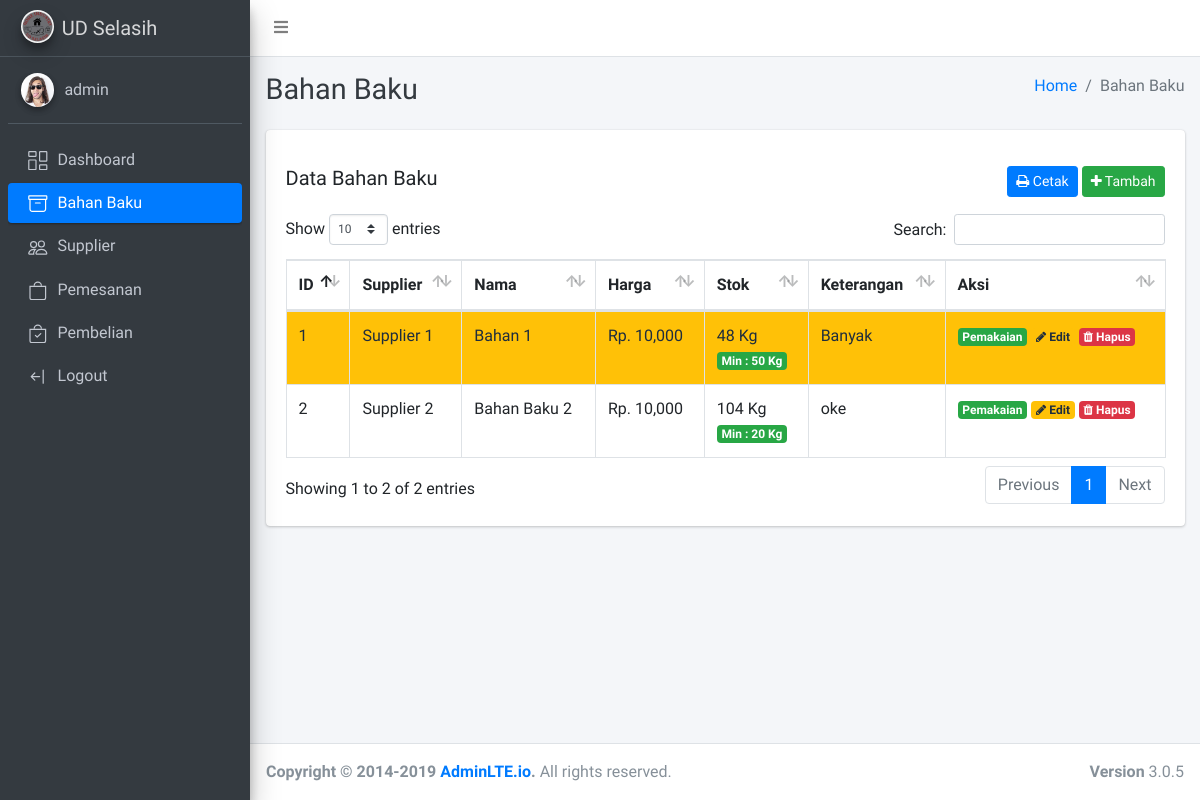
The app's page /bahan_baku/index.php (signed in) with its own data.
### tables this page shows
CREATE TABLE `tb_bahan_baku` (
  `id` int(8) NOT NULL,
  `supplier_id` int(11) NOT NULL,
  `nama_bahan_baku` varchar(30) NOT NULL,
  `harga` int(11) NOT NULL,
  `stok` int(11) NOT NULL,
  `min_stok` int(11) NOT NULL,
  `keterangan` varchar(30) DEFAULT NULL
);

CREATE TABLE `tb_supplier` (
  `id` int(11) NOT NULL,
  `nama_supplier` varchar(50) NOT NULL,
  `alamat` varchar(255) NOT NULL,
  `no_handphone` varchar(30) NOT NULL,
  `username` varchar(30) NOT NULL,
  `email` varchar(100) NOT NULL,
  `password` varchar(30) NOT NULL
);

### qb.php (called while the page is built, shortened)
<?php
require_once 'db.php';
function get($tbl){
    global $conn;
    $query = "SELECT * FROM $tbl";
    $res = $conn->query($query);
    return $res->fetch_all(MYSQLI_ASSOC);
}
function single($tbl,$id){
    global $conn;
    $id = is_numeric($id) ? $id : "'$id'";
    $query = "SELECT * FROM $tbl where id=$id";
    $res = $conn->query($query);
    return $res->fetch_assoc();
}

### bahan_baku/index.php (the view, shortened to what this page needs)
<?php
    require_once '../qb.php';
    require_once '../layouts/header.php';
    if($_SESSION['user']['level'] == 'admin')
        $bahan = get("tb_bahan_baku");
    else
        $bahan = getBy("tb_bahan_baku",['supplier_id'=>$_SESSION['user']['id']]);
?>
     <div class="content-header">
      <div class="container-fluid">
        <div class="row mb-2">
          <div class="col-sm-6">
            <h1 class="m-0 text-dark">Bahan Baku</h1>
          </div>
          <div class="col-sm-6">
            <ol class="breadcrumb float-sm-right">
              <li class="breadcrumb-item"><a href="/">Home</a></li>
              <li class="breadcrumb-item active">Bahan Baku</li>
            </ol>
          </div>
        </div>
      </div>
    </div>
    <section class="content">
        <div class="container-fluid">
<div class="row">
    <div class="col-12">
        <div class="card">
            <div class="card-body">
                <div class="d-flex justify-content-between py-3">
                    <h5>Data Bahan Baku</h5>
                    <?php if($_SESSION['user']['level'] == 'admin'): ?>
                    <div>
                    <button class="btn btn-primary btn-sm" type="button" onclick="window.print()"><i class="fa fa-print"></i> Cetak</button>
                    <a href="create.php" class="btn btn-success btn-sm"><i class="fa fa-plus"></i> Tambah</a>
                    </div>
                    <?php endif ?>
                </div>
                <div id="print">
                    <div class="text-center py-3 text-print">
                        <table width="100%">
                        </table>
                    </div>
                    <table class="table table-bordered table-stripped">
                        <thead>
                            <tr>
                                <th>ID</th>
                                <th>Supplier</th>
                                <th>Nama</th>
                                <th>Harga</th>
                                <th>Stok</th>
                                <th>Keterangan</th>
                                <th class="hide-print">Aksi</th>
                            </tr>
                        </thead>
                        <tbody>
                            <?php if(count($bahan) > 0): ?>
                                <?php
                                foreach($bahan as $bahan_baku):
                                    $bg = '';
                                    if($bahan_baku["stok"] <= $bahan_baku['min_stok'])
                                        $bg = 'bg-warning';
                                    elseif($bahan_baku['stok'] == 0)
                                        $bg = 'bg-danger';
                                ?>
                                <tr class="<?= $bg ?>">
                                    <td><?= $bahan_baku["id"] ?></td>
                                    <td><?= single("tb_supplier",$bahan_baku["supplier_id"])["nama_supplier"] ?></td>
                                    <td><?= $bahan_baku["nama_bahan_baku"] ?></td>
                                    <td>Rp. <?= number_format($bahan_baku["harga"]) ?></td>
                                    <td>
                                        <?= $bahan_baku["stok"] ?> Kg<br>
                                        <a href="#" class="badge badge-success hide-print">Min : <?= $bahan_baku['min_stok']?> Kg</a>
                                    </td>
                                    <td><?= $bahan_baku["keterangan"] ?></td>
                                    <td class="hide-print">
                                        <?php if($_SESSION['user']['level'] == 'admin'): ?>
                                        <a href="pemakaian.php?id=<?=$bahan_baku['id']?>" class="badge badge-success hide-print">Pemakaian</a>
                                        <a href="edit.php?id=<?=$bahan_baku['id']?>" class="badge badge-warning hide-print"><i class="fa fa-pencil"></i> Edit</a>
                                        <a href="index.php?delete=<?=$bahan_baku['id']?>" class="badge badge-danger hide-print"><i class="fa fa-trash"></i> Hapus</a>
                                        <?php endif ?>
                                    </td>
                                </tr>
                                <?php endforeach ?>
                            <?php else: ?>
                                <tr class="text-center">
                                    <td colspan="7">Tidak ada Data</td>
                                </tr>
                            <?php endif ?>
                        </tbody>
                    </table>
                </div>
            </div>
        </div>
    </div>
</div>
<?php
    require_once '../layouts/footer.php';
?>

### bahan_baku/index.php (style rules this page uses)
.text-print { display: none; }

### records on screen
tb_bahan_baku: id "1", supplier.nama_supplier "Supplier 1", nama_bahan_baku "Bahan 1", harga "10,000", stok "48", min_stok "50", keterangan "Banyak"
tb_bahan_baku: id "2", supplier.nama_supplier "Supplier 2", nama_bahan_baku "Bahan Baku 2", harga "10,000", stok "104", min_stok "20", keterangan "oke"

### other values on screen
$_SESSION['user']['username'] "admin"
